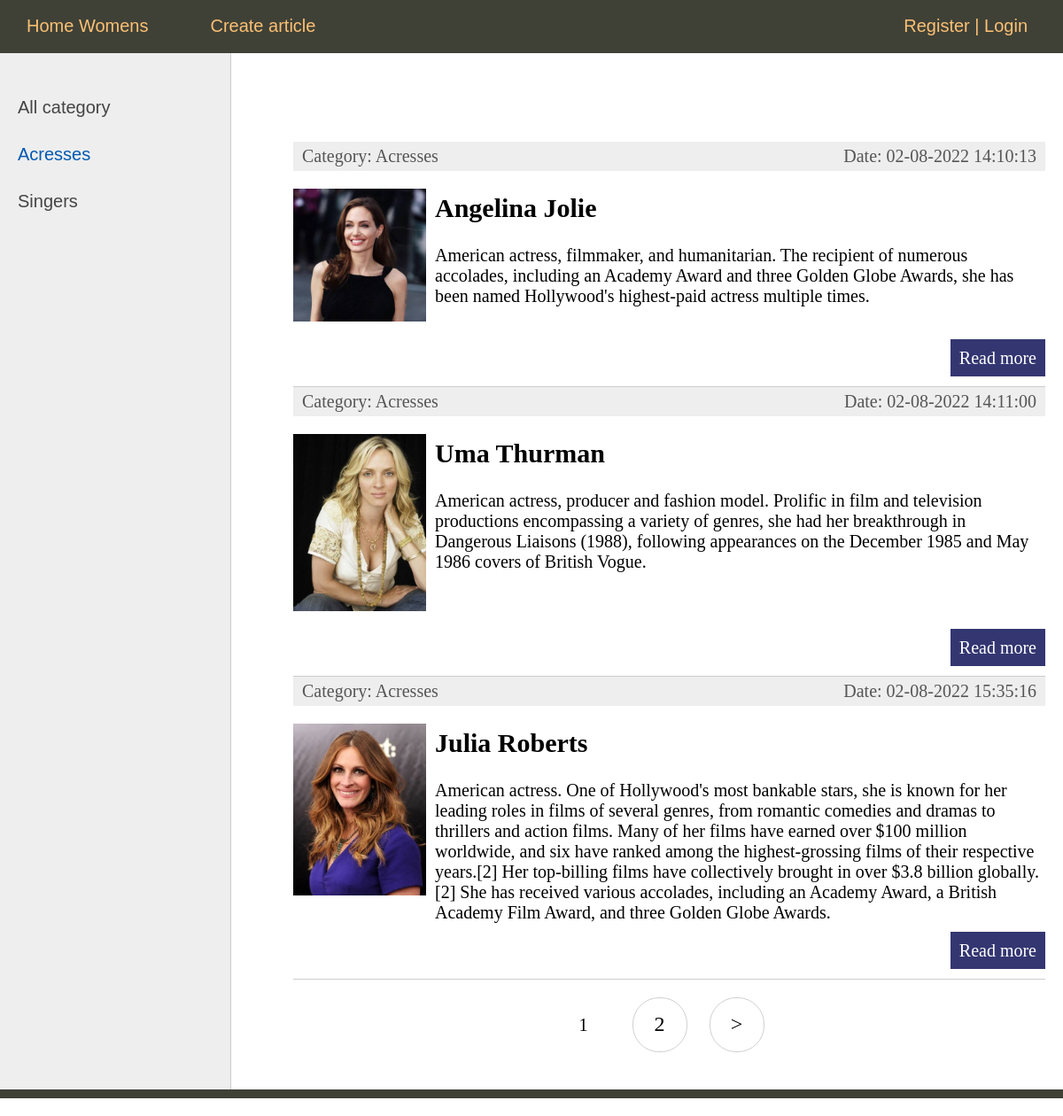
Screenshot of /category/acresses/ with the database file from the repository.
### women/models.py (models this page shows, shortened)
class Category(models.Model):
    name = models.CharField(max_length=100, db_index=True)
    slug = models.SlugField(max_length=255, unique=True,
                            db_index=True)
    def __str__(self):
        return self.name
    def get_absolute_url(self):
        return reverse('category', kwargs={'cat_slug': self.slug})

class Women(models.Model):
    title = models.CharField(max_length=255)
    slug = models.SlugField(max_length=255, unique=True,
                            db_index=True)
    content = models.TextField(blank=True)
    photo = models.ImageField(upload_to="photos/%Y/%m/%d/")
    time_create = models.DateTimeField(auto_now_add=True)
    time_update = models.DateTimeField(auto_now=True)
    is_published = models.BooleanField(default=True)
    cat = models.ForeignKey('Category', on_delete=models.PROTECT)
    def get_absolute_url(self):
        return reverse('post', kwargs={'post_slug': self.slug})
    class Meta:
        ordering = ['id']

### women/views.py (the view)
# urls.py: path('category/<slug:cat_slug>/', WomenCategory.as_view(), name='category'),
class WomenCategory(DataMixin, ListView):
    model = Women
    template_name = 'women/index.html'
    context_object_name = 'posts'
    def get_context_data(self, *, object_list=None, **kwargs):
        context = super().get_context_data(**kwargs)
        c_def = self.get_user_context(title='Category - ' + str(context['posts'][0].cat),
                                      cat_selected=context['posts'][0].cat_id)
        return dict(list(context.items()) + list(c_def.items()))
    def get_queryset(self):
        return Women.objects.filter(cat__slug=self.kwargs['cat_slug'], is_published=True)

### women/templatetags/women_tags.py (called while the page is built)
@register.simple_tag(name='get_cats')
def get_categories(filter=None):
    if not filter:
        return Category.objects.all()
    else:
        return Category.objects.filter(pk=filter)

### women/utils.py (called while the page is built)
    def get_user_context(self, **kwargs):
        context = kwargs
        cats = Category.objects.all()
        context['menu'] = menu
        context['cats'] = cats
        if 'cat_selected' not in context:
            context['cat_selected'] = 0
        return context

### women/templates/women/index.html (shortened to what this page needs)
{% extends 'women/base.html' %}
{% block content %}
<ul class="list-articles">
	{% for p in object_list %}
			<li><div class="article-panel">
	<p class="first">Category: {{p.cat}}</p>
	<p class="last">Date: {{p.time_update|date:"d-m-Y H:i:s"}}</p>
</div>
{% if p.photo %}
	<p><img class="img-article-left thumb" src="{{p.photo.url}}"></p>
{% endif %}
				<h2>{{p.title}}</h2>
	{{p.content}}
			<p class="link-read-post"><a href="{{ p.get_absolute_url }}">Read more</a></p>
			</li>
	{% endfor %}
</ul>
{% endblock %}

### women/templates/women/base.html (shortened to what this page needs)
{% load static %}
{% load women_tags %}
<!DOCTYPE html>
<html>
<head>
	<link type="text/css" href="{% static 'women/css/styles.css' %}" rel="stylesheet" />
</head>
<body>
<table class="table-page" border=0 cellpadding="0" cellspacing="0">
<tr><td valign=top>
{% block mainmenu %}
		<div class="header">
			<ul id="mainmenu" class="mainmenu">
{% for m in menu %}
			<li><a href="{% url m.url_name %}">{{m.title}}</a></li>
{% endfor %}
			{% if request.user.is_authenticated %}
							<li class="last">{{user.username}} | <a href="{% url 'logout' %}">Logout</a>
			{% else %}
			<li class="last"><a href="{% url 'register' %}">Register</a> | <a href="{% url 'login' %}">Login</a></li>
			{% endif %}
			</ul>
		</div>
{% endblock mainmenu %}
<table class="table-content" border=0 cellpadding="0" cellspacing="0">
<tr>
	<td valign="top" class="left-chapters">
	<ul id="leftchapters">
{% if cat_selected == 0 %}
		<li class="selected">All category</li>
{% else %}
		<li><a href="{% url 'home' %}">All category</a></li>
{% endif %}
		{% for c in cats %}
			{%  if c.pk == cat_selected %}
				<li class="selected">{{ c.name }}</li>
			{% else %}
				<li><a href="{{c.get_absolute_url}}">{{ c.name }}</a></li>
			{% endif %}
		{% endfor %}
	</ul>
</td>
<td valign="top" class="content">
	<div class="content-text">
{% block content %}
{% endblock %}
		<nav class="list-pages">
			<ul>
				{% for p in paginator.page_range %}
					{% if page_obj.number == p %}
						<li class="page-num page-num-selected">{{ p }}</li>
					{% elif p >= page_obj.number|add:-2 and p <= page_obj.number|add:2 %}
						<li class="page-num">
							<a href="?page={{ p }}">{{ p }}</a>
						</li>
					{% endif %}
				{% endfor %}
				{% if page_obj.has_next %}
				<li class="page-num">
					<a href="?page={{ page_obj.next_page_number }}">&gt;</a>
				</li>
				{% endif %}
			</ul>
		</nav>
	</div>
</td></tr></table>
</td></tr>
<tr><td valign=top>
	<div id="footer">
	</div>
</td></tr></table>
</body>
</html>

### women/static/women/css/styles.css (style rules this page uses)
html, body { font-family: 'Arial'; margin: 0; padding: 0; height: 100%; width: 100%; color: #444; }
a { color: #0059b2; text-decoration: none; }
img { max-width: 600px; height: auto; }
img.img-article-left { max-width: 300px; height: auto; float: left; padding: 0 10px 10px 0; }
img.img-article-left.thumb { max-width: 150px; height: auto; }
p.link-read-post { text-align: right; }
p.link-read-post a { padding: 10px; min-width: 100px; background: #333671; color: #fff; text-decoration: none; }
div.article-panel { background: #eee; padding: 5px 10px 5px 10px; box-sizing: border-box; overflow: hidden; color: #555; }
div.article-panel p.first { margin: 0; float: left; }
div.article-panel p.last { margin: 0; float: right; }
ul.list-articles { list-style: none; margin: 0; padding: 0; }
ul.list-articles li { border-bottom: 1px solid #ccc; }
.table-page { width: 100%; height: 100%; vertical-align: top; }
.table-page tr { height: 100%; }
.header { background: #3F4137; height: 60px; }
ul.mainmenu { list-style: none; margin: 0; padding: 0; height: 60px; color: #fdc073; font-size: 20px; overflow: hidden; }
ul.mainmenu li { float: left; margin: 18px 40px 0 30px; }
ul.mainmenu li.last { float: right; }
ul.mainmenu li a { color: #fdc073; text-decoration: none; }
.table-content { width: 100%; min-height: 100%; height: 100%; }
.left-chapters { margin: 0; background: #eee; border-right: 1px solid #ccc; min-height: 100%; }
.left-chapters ul { width: 230px; min-height: 100%; margin: 0; padding: 20px 10px 10px 20px; list-style: none; font-size: 20px; }
.left-chapters ul li { margin: 30px 0 0 0; color: #999; }
.left-chapters ul li.selected { color: #0059b2; }
.left-chapters ul li a { color: #444; text-decoration: none; }
.content { padding: 40px 20px 20px 40px; width: 100%; box-sizing: border-box; }
.content-text { margin: 60px 0 0 30px; color: #000; font-size: 20px; font-family: Yandex Sans Display Light; }
#footer { box-sizing: border-box; background: #3F4137; padding: 5px; color: #aaa; font-size: 14px; font-family: Verdana, Geneva, Arial, Helvetica; text-align: left; overflow: hidden; }
.list-pages { text-align: center; margin: 0 0 20px 0; }
.list-pages ul { margin: 20px 0 0 0; padding: 0; list-style: none; }
.list-pages ul li { display: inline-block; margin: 0 20px 0 0; }
.list-pages a { color: #000; font-size: 24px; text-decoration: none; }
.list-pages .page-num, .page-num-selected { display: inline-block; width: 60px; height: 44px; padding: 16px 0 0 0; border: 1px solid #d0d0d0; border-radius: 30px; }
.list-pages .page-num-selected { border: none; color: #000; font-size: 20px; }

### rows the page displays
Category: name "Acresses"
Category: name "Singers"
Women: cat "Acresses", time_update "02-08-2022 14:10:13", photo (picture), title "Angelina Jolie", content "American actress, filmmaker, and humanitarian. The recipient of numerous accolades, including an Academy Award and three Golden Globe Awards, she has been named Hollywood's highest-paid actress multiple times."
Women: cat "Acresses", time_update "02-08-2022 14:11:00", photo (picture), title "Uma Thurman", content "American actress, producer and fashion model. Prolific in film and television productions encompassing a variety of genres, she had her breakthrough in Dangerous Liaisons (1988), following appearances on the December 1985 and May 1986 covers of British Vogue."
Women: cat "Acresses", time_update "02-08-2022 15:35:16", photo (picture), title "Julia Roberts", content "American actress. One of Hollywood's most bankable stars, she is known for her leading roles in films of several genres, from romantic comedies and dramas to thrillers and action films. Many of her films have earned over $100 million worldwide, and six have ranked among the highest-grossing films of their respective years.[2] Her top-billing films have collectively brought in over $3.8 billion globally.[2] She has received various accolades, including an Academy Award, a British Academy Film Award, and three Golden Globe Awards."

### other values shown
{{ m.title }} "Home Womens" "Create article"
{{ p }} "1"
{{ p }} "2"
